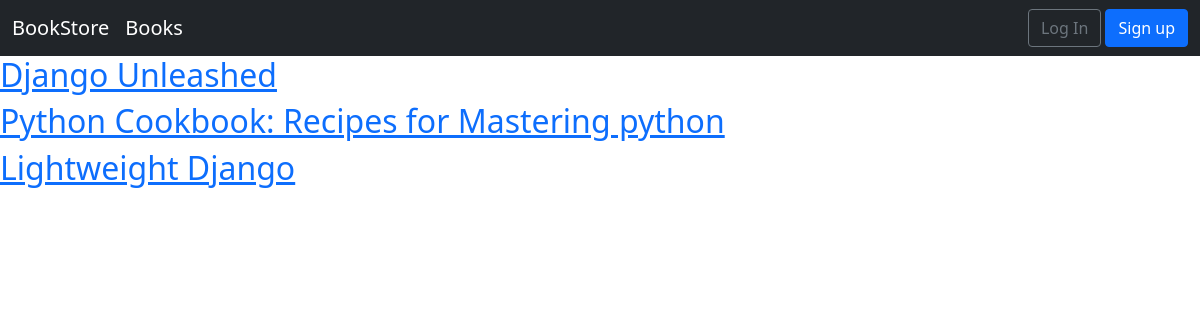
The page /books/ on the database its author committed.
### books/models.py (models this page shows, shortened)
class Book(models.Model):
    id = models.UUIDField(primary_key=True,
                          default=uuid.uuid4,
                          editable=False)
    title = models.CharField(max_length=200)
    author = models.CharField(max_length=200)
    price = models.DecimalField(max_digits=6, decimal_places=2)
    date_publication = models.DateField(blank=False, null=False)
    cover = models.ImageField(upload_to='covers/', blank=True)
    def get_absolute_url(self):
        return reverse('book_detail', args=[str(self.id)])

### books/views.py (the view)
# urls.py: path('', BookListView.as_view(), name='book_list'),
class BookListView(ListView):
    model = Book
    context_object_name = 'book_list'
    template_name = 'books/book_list.html'

### templates/books/book_list.html (shortened to what this page needs)
{% extends 'base.html' %}
{% block content %}
 {% for book in object_list %}
    <div>
        <h2><a href="{{ book.get_absolute_url }}">{{ book.title }}</a></h2>
    </div>
 {% endfor %}
{% endblock content %}

### rows shown on the page
Book: title "Django Unleashed"
Book: title "Python Cookbook: Recipes for Mastering python"
Book: title "Lightweight Django"
